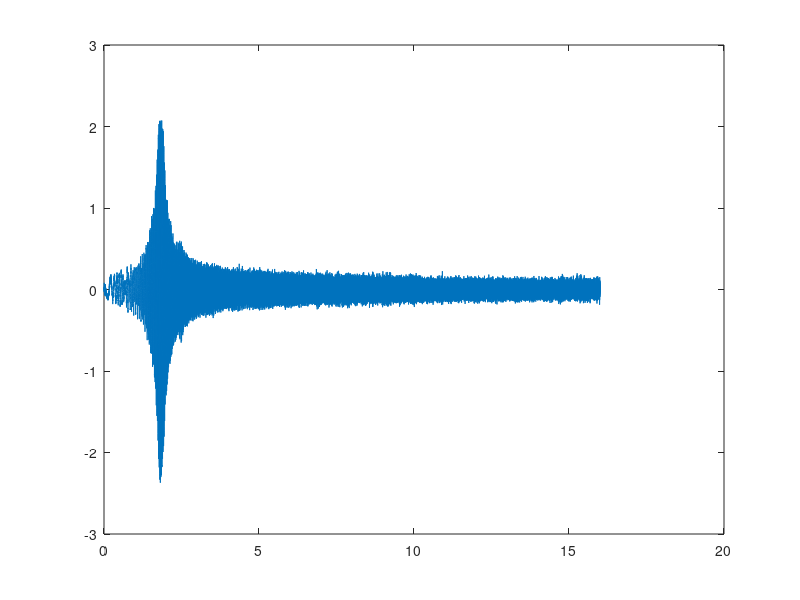

The MATLAB source for this figure:

load('Sweep_Time_Anregung.mat')
% Funktion get_vectors_LMS(Dateiname) erstellen
t_start = Signal.x_values.start_value;
t_end = Signal.x_values.increment*(Signal.x_values.number_of_values-1)+Signal.x_values.start_value;
t=t_start:Signal.x_values.increment:t_end;
F = Signal.y_values.values;
figure,plot(t,F)